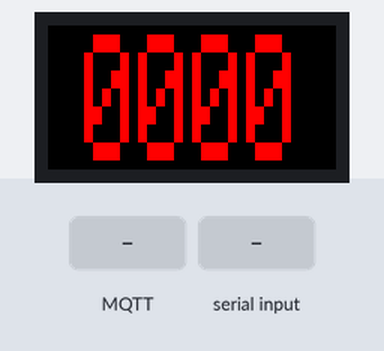
Bench run of a sketch on a simulated ESP32-S3. On the bench: 32×16 colour display. The inputs (shaded band) are chosen by the test bench. WiFi joins after 1.5 s; servers stay silent unless stated; random numbers use the default seed unless the sketch sets one; no MQTT or app messages arrive unless stated; what the sketch prints to the serial monitor is not drawn.

Above: at 4.5 s.
4.6 s: MQTT message "increment" arrives on the first subscribed topic
At 5.3 s:
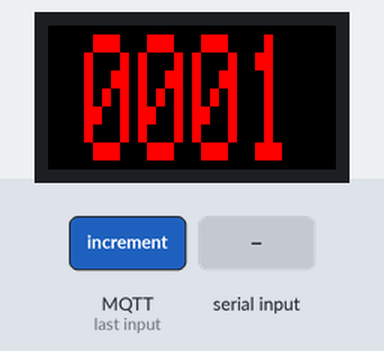
6.1 s: "90,45\n" received over Serial
At 7.3 s:
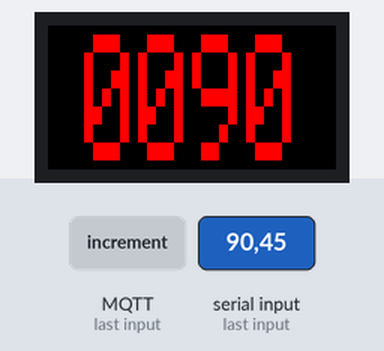
7.6 s: MQTT message "5" arrives on the first subscribed topic
At 8.8 s:
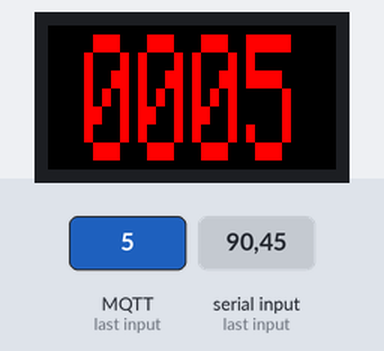
9.1 s: "set:\n" received over Serial
At 9.8 s:
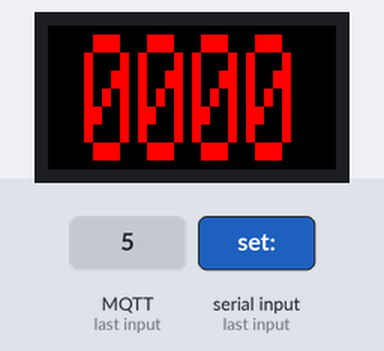
Timing chart, 0 to 12.1 s (numbered marks = the images above; inputs shaded):
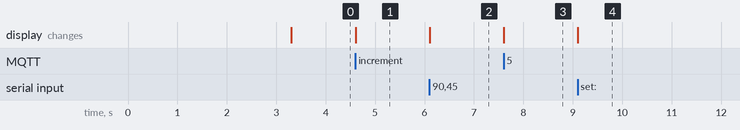

Measured:
- after the input at 4.6 s, the display: changes at once (image 1)
- after the input at 6.1 s, the display: changes at once (image 2)
- after the input at 7.6 s, the display: changes at once (image 3)
- after the input at 9.1 s, the display: changes at once (image 4)

The sketch:

ETH_COUNT.ino
```cpp
#include <SPI.h>
#include <Ethernet.h>
#include <PubSubClient.h>
#include <ESP32-HUB75-MatrixPanel-I2S-DMA.h>

// Ethernet settings
byte mac[] = { 0xDE, 0xAD, 0xBE, 0xEF, 0xFE, 0xED }; // MAC address
IPAddress ip(192, 168, 1, 177);                       // IP address
IPAddress gateway(192, 168, 1, 1);                    // Gateway
IPAddress subnet(255, 255, 255, 0);                   // Subnet mask
IPAddress dns(8, 8, 8, 8);                            // DNS server

// MQTT settings
const char* mqttServer = "192.168.1.100";             // MQTT broker IP
const int mqttPort = 1883;                            // MQTT port
const char* mqttTopic = "matrix/counter";             // MQTT topic

// Ethernet specific pins for ESP32S3
#define ETH_MISO  12
#define ETH_MOSI  11
#define ETH_SCLK  13
#define ETH_CS    14
#define ETH_INT   10
#define ETH_RST   9

// LED Matrix pin definitions
#define R1_PIN  48 // Red 1
#define G1_PIN  47 // Green 1
#define B1_PIN  46 // Blue 1
#define R2_PIN  45 // Red 2
#define G2_PIN  42 // Green 2
#define B2_PIN  41 // Blue 2
#define A_PIN   40 // Row address A
#define B_PIN   39 // Row address B
#define C_PIN   38 // Row address C
#define CLK_PIN 36 // Clock
#define LAT_PIN 37 // Latch
#define OE_PIN  35 // Output Enable

// Matrix dimensions (32x16)
#define PANEL_WIDTH 32
#define PANEL_HEIGHT 16
#define PANEL_CHAIN 1     // Number of chained panels

// Create MatrixPanel_I2S_DMA object
MatrixPanel_I2S_DMA *matrix = nullptr;

// Create Ethernet and MQTT clients
EthernetClient ethClient;
PubSubClient mqttClient(ethClient);

// Counter variables
int counter = 0;
char counterText[5]; // enough for 4 digits + null terminator

// Font sizing
#define FONT_WIDTH 5       // Width of each character in pixels
#define FONT_HEIGHT 7      // Height of each character in pixels
#define SCALE_FACTOR 2     // Scaling factor for bold effect

// Error tracking
uint8_t connectionAttempts = 0;
bool ethernetConnected = false;

void setup() {
  // Initialize serial communication
  Serial.begin(115200);
  Serial.println("ESP32-S3 RGB Matrix Counter with Ethernet and MQTT");

  // Initialize the Ethernet shield with specific pins
  SPI.begin(ETH_SCLK, ETH_MISO, ETH_MOSI, ETH_CS);
  pinMode(ETH_RST, OUTPUT);
  digitalWrite(ETH_RST, LOW);  // Reset Ethernet module
  delay(100);
  digitalWrite(ETH_RST, HIGH); // Release reset
  delay(200);

  // Configure Ethernet using DHCP
  Serial.println("Initializing Ethernet...");
  Ethernet.init(ETH_CS);

  if (Ethernet.begin(mac) == 0) {
    Serial.println("Failed to configure Ethernet using DHCP");
    // Try to configure using static IP if DHCP failed
    Ethernet.begin(mac, ip, dns, gateway, subnet);
  }

  // Give the Ethernet shield time to initialize
  delay(1500);

  if (Ethernet.linkStatus() == LinkON) {
    Serial.print("Ethernet connected, IP address: ");
    Serial.println(Ethernet.localIP());
    ethernetConnected = true;
  } else {
    Serial.println("Ethernet connection failed");
  }

  // Set up MQTT client
  mqttClient.setServer(mqttServer, mqttPort);
  mqttClient.setCallback(mqttCallback);

  // Setup Matrix panel
  initMatrix();

  // Display initial counter
  updateCounter();
}

void initMatrix() {
  // Define matrix configuration
  HUB75_I2S_CFG matrixConfig(
    PANEL_WIDTH,   // Width
    PANEL_HEIGHT,  // Height
    PANEL_CHAIN    // Chain length
  );

  // Custom pin mapping for ESP32-S3
  matrixConfig.gpio.r1 = R1_PIN;
  matrixConfig.gpio.g1 = G1_PIN;
  matrixConfig.gpio.b1 = B1_PIN;
  matrixConfig.gpio.r2 = R2_PIN;
  matrixConfig.gpio.g2 = G2_PIN;
  matrixConfig.gpio.b2 = B2_PIN;
  matrixConfig.gpio.a = A_PIN;
  matrixConfig.gpio.b = B_PIN;
  matrixConfig.gpio.c = C_PIN;
  matrixConfig.gpio.clk = CLK_PIN;
  matrixConfig.gpio.lat = LAT_PIN;
  matrixConfig.gpio.oe = OE_PIN;

  // Display quality settings
  matrixConfig.clkphase = false;
  matrixConfig.driver = HUB75_I2S_CFG::FM6126A;

  // Initialize matrix
  matrix = new MatrixPanel_I2S_DMA(matrixConfig);
  matrix->begin();
  matrix->setBrightness(128); // Medium brightness (0-255)
  matrix->clearScreen();
  matrix->setTextWrap(false);
}

void loop() {
  // Handle MQTT connections
  if (ethernetConnected) {
    // Maintain Ethernet connection
    Ethernet.maintain();

    // Check MQTT connection and reconnect if needed
    if (!mqttClient.connected()) {
      reconnectMQTT();
    }

    // Process MQTT messages
    mqttClient.loop();
  }

  // Check for incoming serial commands
  checkSerialCommands();
}

void reconnectMQTT() {
  // Try to reconnect to MQTT broker
  if (connectionAttempts >= 5) {
    // Retry only every 30 seconds after 5 failed attempts
    static unsigned long lastAttemptTime = 0;
    if (millis() - lastAttemptTime < 30000) return;
    lastAttemptTime = millis();
  }

  Serial.print("Attempting MQTT connection...");
  String clientId = "ESP32Matrix-";
  clientId += String(random(0xffff), HEX);

  if (mqttClient.connect(clientId.c_str())) {
    Serial.println("connected");
    mqttClient.subscribe(mqttTopic);
    connectionAttempts = 0;

    // Send a status message upon reconnection
    mqttClient.publish("matrix/status", "Matrix display connected");
  } else {
    Serial.print("failed, rc=");
    Serial.print(mqttClient.state());
    Serial.println(" try again later");
    connectionAttempts++;
  }
}

void mqttCallback(char* topic, byte* payload, unsigned int length) {
  // Convert payload to string
  char message[length + 1];
  for (unsigned int i = 0; i < length; i++) {
    message[i] = (char)payload[i];
  }
  message[length] = '\0';

  Serial.print("Message arrived [");
  Serial.print(topic);
  Serial.print("]: ");
  Serial.println(message);

  // Process the command
  processCommand(message);
}

void drawDigit(char c, int16_t x, int16_t y, uint16_t color) {
  // 5x7 font representation (each character is 5 columns x 7 rows)
  // Each digit is represented by 5 bytes (columns), each byte represents 7 rows (LSB = top row)
  const uint8_t font[10][5] = {
    {0x3E, 0x51, 0x49, 0x45, 0x3E}, // 0
    {0x00, 0x42, 0x7F, 0x40, 0x00}, // 1
    {0x42, 0x61, 0x51, 0x49, 0x46}, // 2
    {0x21, 0x41, 0x45, 0x4B, 0x31}, // 3
    {0x18, 0x14, 0x12, 0x7F, 0x10}, // 4
    {0x27, 0x45, 0x45, 0x45, 0x39}, // 5
    {0x3C, 0x4A, 0x49, 0x49, 0x30}, // 6
    {0x01, 0x71, 0x09, 0x05, 0x03}, // 7
    {0x36, 0x49, 0x49, 0x49, 0x36}, // 8
    {0x06, 0x49, 0x49, 0x29, 0x1E}  // 9
  };

  if (c < '0' || c > '9') return; // Only handle digits

  int charIndex = c - '0';

  // Draw each pixel of the character with bold effect
  for (int col = 0; col < FONT_WIDTH; col++) {
    for (int row = 0; row < FONT_HEIGHT; row++) {
      if (font[charIndex][col] & (1 << row)) {
        // Draw the pixel with scaling for bold effect
        for (int dy = 0; dy < SCALE_FACTOR; dy++) {
          for (int dx = 0; dx < SCALE_FACTOR; dx++) {
            matrix->drawPixel(x + (col * SCALE_FACTOR) + dx,
                             y + (row * SCALE_FACTOR) + dy,
                             color);
          }
        }
      }
    }
  }
}

void updateCounter() {
  // Format counter with leading zeros (0000 format)
  sprintf(counterText, "%04d", counter);

  // Clear display
  matrix->clearScreen();

  // Define bright RED color
  uint16_t red_color = matrix->color565(255, 0, 0);

  // Recalculate dimensions to ensure all digits fit on the 32x16 screen
  // Each digit is FONT_WIDTH(5) * SCALE_FACTOR(2) = 10 pixels wide
  // Plus spacing between digits of 1 pixel
  // Total width needed for 4 digits: 10*4 + 3 = 43 pixels > 32 pixels screen width

  // Since 43 > 32, we need to reduce the scale factor or add less spacing
  // Let's reduce the scale factor for width slightly
  int scaleW = 1; // Reduced scale factor for width
  int scaleH = 2; // Keep original height scaling for bold effect

  int digitWidth = FONT_WIDTH * scaleW;
  int digitSpacing = 1;
  int totalWidth = (4 * digitWidth) + (3 * digitSpacing);

  // Center display horizontally
  int startX = (PANEL_WIDTH - totalWidth) / 2;

  // Center display vertically
  int startY = (PANEL_HEIGHT - (FONT_HEIGHT * scaleH)) / 2;

  // Draw each digit with adjusted scaling
  for (int i = 0; i < 4; i++) {
    int xPos = startX + i * (digitWidth + digitSpacing);

    // Draw digit with custom scaling
    char c = counterText[i];
    if (c < '0' || c > '9') continue; // Only handle digits

    int charIndex = c - '0';

    // Get font data
    const uint8_t font[10][5] = {
      {0x3E, 0x51, 0x49, 0x45, 0x3E}, // 0
      {0x00, 0x42, 0x7F, 0x40, 0x00}, // 1
      {0x42, 0x61, 0x51, 0x49, 0x46}, // 2
      {0x21, 0x41, 0x45, 0x4B, 0x31}, // 3
      {0x18, 0x14, 0x12, 0x7F, 0x10}, // 4
      {0x27, 0x45, 0x45, 0x45, 0x39}, // 5
      {0x3C, 0x4A, 0x49, 0x49, 0x30}, // 6
      {0x01, 0x71, 0x09, 0x05, 0x03}, // 7
      {0x36, 0x49, 0x49, 0x49, 0x36}, // 8
      {0x06, 0x49, 0x49, 0x29, 0x1E}  // 9
    };

    // Draw each pixel of the character with custom scaling
    for (int col = 0; col < FONT_WIDTH; col++) {
      for (int row = 0; row < FONT_HEIGHT; row++) {
        if (font[charIndex][col] & (1 << row)) {
          // Draw the pixel with different horizontal and vertical scaling
          for (int dy = 0; dy < scaleH; dy++) {
            for (int dx = 0; dx < scaleW; dx++) {
              matrix->drawPixel(xPos + (col * scaleW) + dx,
                              startY + (row * scaleH) + dy,
                              red_color);
            }
          }
        }
      }
    }
  }

  // Send update to debug
  Serial.print("Counter display updated: ");
  Serial.println(counterText);

  // Send the current counter value back to MQTT (optional)
  if (mqttClient.connected()) {
    mqttClient.publish("matrix/current", counterText);
  }
}
void incrementCounter() {
  counter++;
  if (counter > 9999) counter = 0;
  updateCounter();
}

void processCommand(const char* command) {
  Serial.print("Processing command: ");
  Serial.println(command);

  if (strcmp(command, "increment") == 0) {
    incrementCounter();
  }
  else if (strncmp(command, "set:", 4) == 0) {
    int newValue = atoi(command + 4);
    counter = constrain(newValue, 0, 9999);
    updateCounter();
  }
  else if (strcmp(command, "reset") == 0) {
    counter = 0;
    updateCounter();
  }
  else if (isdigit(command[0]) || (command[0] == '-' && isdigit(command[1]))) {
    int newValue = atoi(command);
    counter = constrain(newValue, 0, 9999);
    Serial.print("Setting counter to: ");
    Serial.println(newValue);
    updateCounter();
  }
}

void checkSerialCommands() {
  if (Serial.available() > 0) {
    String input = Serial.readStringUntil('\n');
    input.trim();
    processCommand(input.c_str());
  }
}
```
